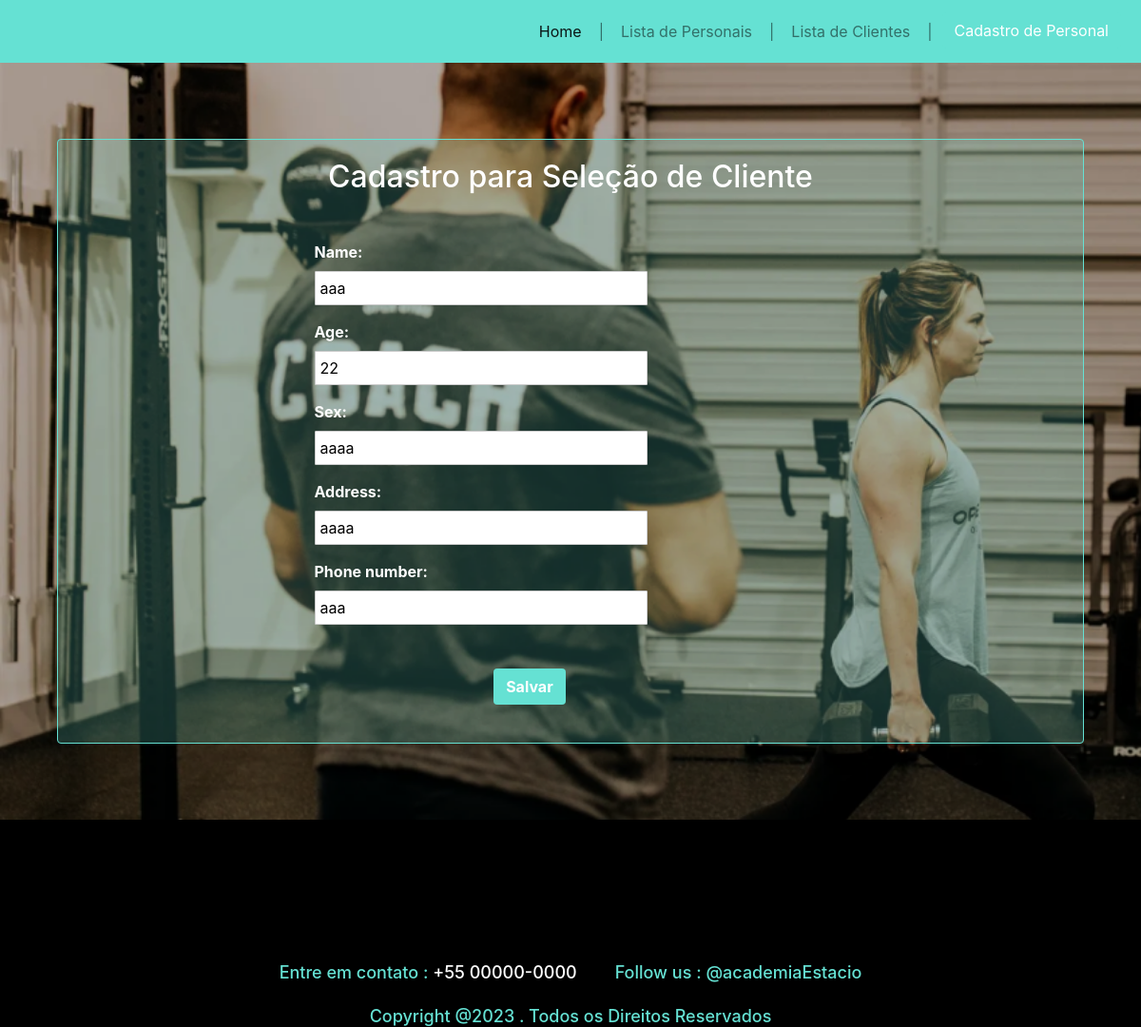
Screenshot of /update_customer/2/ with the database file from the repository.
### academy/models.py (models this page shows, shortened)
class Customer(models.Model):
    name = models.CharField(max_length=100)
    age = models.IntegerField()
    sex = models.CharField(max_length=100)
    address = models.CharField(max_length=100)
    phone_number = models.CharField(max_length=100)

### academy/views.py (the view)
# urls.py: path('update_customer/<int:pk>/', updateCustomer, name='url_update_customer'),
def updateCustomer(request, pk):
    data = {}
    customer = Customer.objects.get(pk=pk)
    form = CustomerForm(request.POST or None, instance=customer)
    if (form.is_valid()):
        form.save()
        return redirect('list_customer')
    data['form'] = form
    return render(request, 'academy/customer_form.html', data)

### academy/form.py
class CustomerForm(ModelForm):
    class Meta:
        model = Customer
        fields = ['name', 'age',
                  'sex', 'address' ,'phone_number']

### academy/templates/academy/customer_form.html (shortened to what this page needs)
{% load static %}
<!DOCTYPE html>
<html lang="pt-BR">
  <head>
    <link
      rel="stylesheet"
      href="https://maxcdn.bootstrapcdn.com/bootstrap/4.5.2/css/bootstrap.min.css"
    />
    <link
      rel="stylesheet"
      type="text/css"
      href="{% static 'css/form_customer.css' %}"
    />
  </head>
  <body>
    <nav class="navbar navbar-expand-lg navbar-light">
      <div class="collapse navbar-collapse" id="navbarNav">
        <ul class="navbar-nav ml-auto">
          <li class="nav-item active">
            <a class="nav-link" href="/">Home</a>
          </li>
          <li class="nav-item">
            <span class="navbar-text">|</span>
          </li>
          <li class="nav-item">
            <a class="nav-link" href="/personal/">Lista de Personais</a>
          </li>
          <li class="nav-item">
            <span class="navbar-text">|</span>
          </li>
          <li class="nav-item">
            <a class="nav-link" href="/customer/">Lista de Clientes</a>
          </li>
          <li class="nav-item">
            <span class="navbar-text">|</span>
          </li>
          <li class="nav-item button-menu">
            <a class="btn" href="/personal_form/">Cadastro de Personal</a>
          </li>
        </ul>
      </div>
    </nav>
    <section class="form">
      <h2>Cadastro para Seleção de Cliente</h2>
      <form method="POST">
        <div class="form-group">{{ form.name.label_tag }} {{ form.name }}</div>
        <div class="form-group">
          {{ form.age.label_tag }} {{ form.age }}
        </div>
        <div class="form-group">
          {{ form.sex.label_tag }} {{ form.sex }}
        </div>
        <div class="form-group">
          {{ form.address.label_tag }} {{ form.address }}
        </div>
        <div class="form-group">
          {{ form.phone_number.label_tag }} {{ form.phone_number }}
        </div>
        <button class="btn btn-submit" type="submit">Salvar</button>
      </form>
    </section>
    <footer>
      <div>
        <h3>Entre em contato : <span>+55 00000-0000<span></h3>
        <h3>Follow us : @academiaEstacio</h3>
      </div>
      <h3>Copyright @2023 . Todos os Direitos Reservados</h3>
    </footer>
  </body>
</html>

### academy/static/css/form_customer.css (style rules this page uses)
nav { background-color: #65E1D3; }
body { background-image: url("../images/backgroud_personal.png"); background-repeat: no-repeat; background-size: cover; background-color: black; }
ul li { margin: 5px 5px; }
.button-menu { border-radius: 5px; border: 0; }
.button-menu a { color: white; }
.form { border: 1px solid #65E1D3; border-radius: 4px; width: 90%; margin-left: 5%; margin-top: 80px; padding-top: 20px; display: flex; justify-content: center; flex-direction: column; background-color: rgba(101, 225, 211, 0.2); }
.form h2 { text-align: center; color: #fff; }
.form form { width: 50%; margin-left: 25%; margin-top: 40px; }
label { font-weight: bold; width: 200px; color: white; }
input[type="text"], input[type="number"] { width: 350px; padding: 5px; border: 1px solid #ccc; border-radius: 1px; }
.btn { background-color: rgba(101, 225, 211, 1); color: #fff; }
.btn-submit { font-weight: bold; max-width: 300px; margin-left: 35%; margin-top: 30px; margin-bottom: 40px; }
footer { background-color: black; display: flex; justify-content: center; flex-direction:column; align-items: center; height: 200px; margin-top: 80px; padding-top: 150px; }
footer div { display: flex; }
footer div h3 { margin:25px 20px ; }
footer h3 { font-size: 18px; color: rgba(101, 225, 211, 1); }
footer h3 span { color: white; }

### rows the page displays
Customer: name "aaa", age "22", sex "aaaa", address "aaaa", phone_number "aaa"
